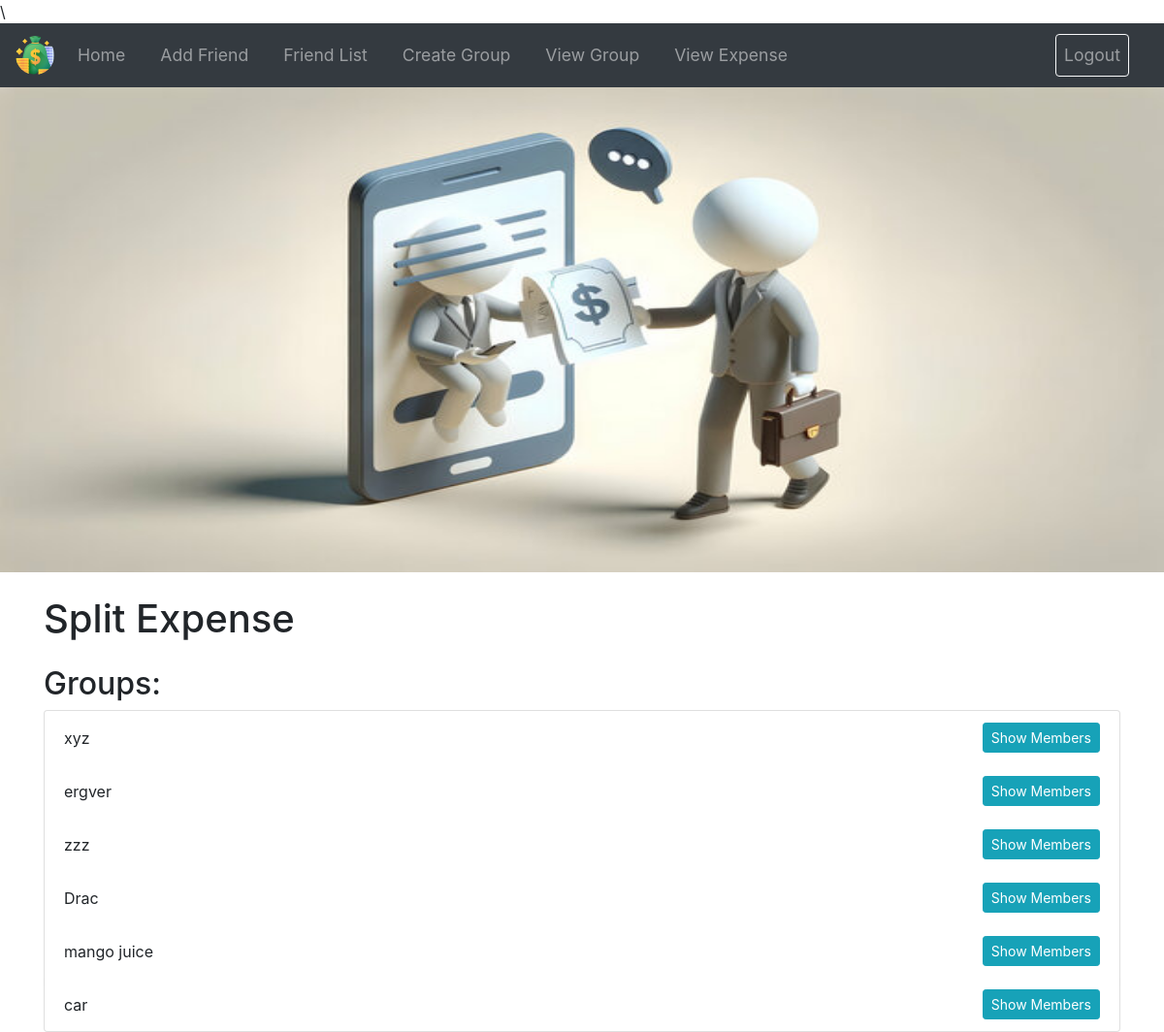
The app's page /home/ (signed in) with its own data.
### expenses/models.py (models this page shows)
class Group(models.Model):
    name=models.CharField(max_length=60)
    members=models.ManyToManyField(User, related_name="group_members")

### expenses/views.py (the view)
# urls.py: path('home/',views.HomePage,name='home'),
@login_required(login_url='login')
def HomePage(request):
    groups = request.user.group_members.all()
    context = {}
    context['groups'] = groups
    view_group_id = request.GET.get("group_id")
    context['view_group_id'] = view_group_id
    return render (request,'home.html',context)

### templates/home.html (shortened to what this page needs)
\{% load static %}
<!doctype html>
<html lang="en">
<head>
    <link rel="stylesheet" href="https://cdn.jsdelivr.net/npm/bootstrap@4.3.1/dist/css/bootstrap.min.css">
</head>
<body>
  {% block navbar %}
    {% include "nav.html" %}
  {% endblock navbar %}
  <img class="bg-image" src="{% static 'images/bg.jpg' %}" alt="Brand">
  <div class="container mt-4">
      <h1 class="mb-4">Split Expense</h1>
      {% if groups %}
          <div class="mt-4">
              <h2>Groups:</h2>
              <ul class="list-group">
                  {% for group in groups %}
                      <li class="list-group-item d-flex justify-content-between align-items-center">
                          {{ group.name }}
                          <button class="btn btn-info btn-sm" onclick="toggleMembers('{{ group.id }}')">Show Members</button>
                      </li>
                  {% endfor %}
              </ul>
          </div>
      {% endif %}
  </div>
</body>
</html>

### templates/home.html (style rules this page uses)
.bg-image { width: 100%; height: 500px; }

### records on screen
Group: name "xyz"
Group: name "ergver"
Group: name "zzz"
Group: name "Drac"
Group: name "mango juice"
Group: name "car"
